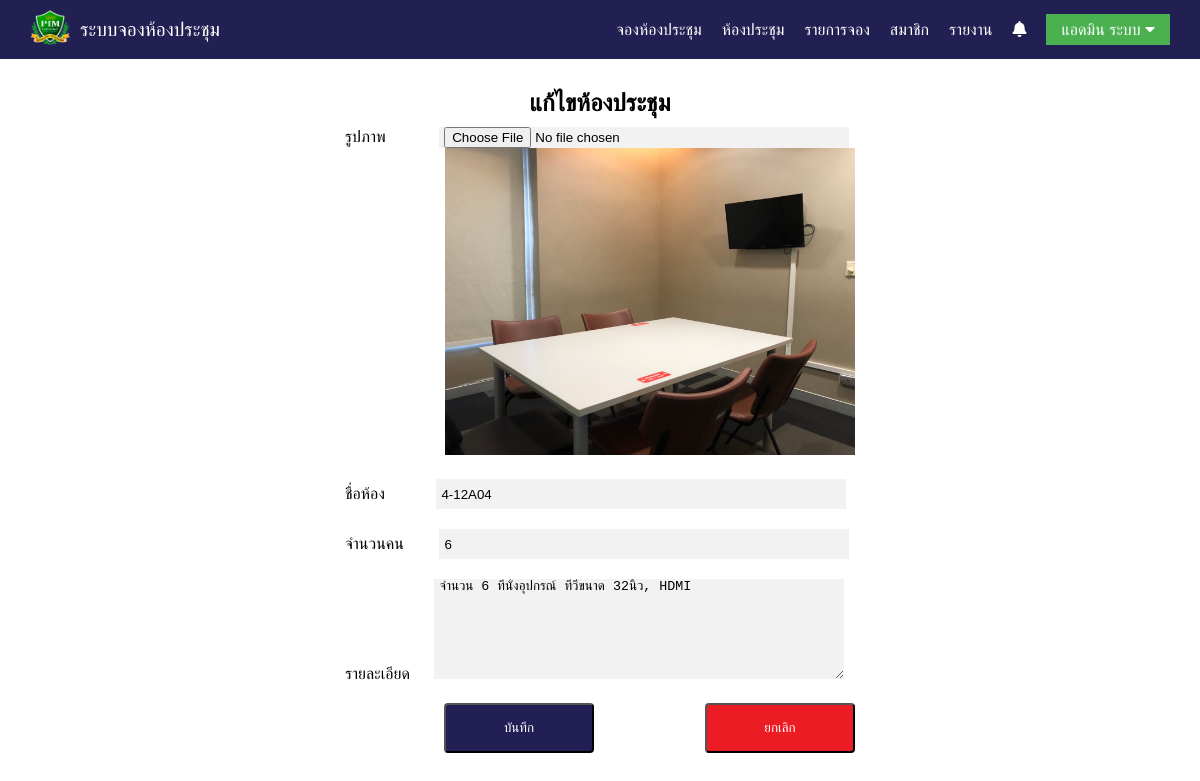
/rooms/index.php?page=setrooms&action=edit&id=3 (signed in), run on the app's committed database.
### tables this page shows
CREATE TABLE `tb_member` (
  `id_member` int(10) NOT NULL,
  `username` varchar(20) NOT NULL,
  `password` varchar(20) NOT NULL,
  `ntitle` varchar(10) NOT NULL,
  `firstname` varchar(50) NOT NULL,
  `surname` varchar(50) NOT NULL,
  `email` varchar(50) NOT NULL,
  `status` varchar(5) NOT NULL,
  `position` varchar(200) NOT NULL,
  `phone` varchar(10) NOT NULL,
  `active` int(1) NOT NULL,
  `login_date` datetime NOT NULL,
  `login_times` int(6) NOT NULL,
  `create_date` datetime NOT NULL
);

CREATE TABLE `tb_rooms` (
  `id_rooms` int(3) NOT NULL,
  `name_rooms` varchar(200) NOT NULL,
  `people_rooms` int(4) NOT NULL,
  `image_rooms` varchar(250) NOT NULL,
  `detail_rooms` text NOT NULL
);

### rooms/index.php (the view, shortened to what this page needs)
<?php
if ($_SESSION['id'] != '') {
    include 'connect.php';
    $sql = "SELECT * FROM tb_member WHERE id_member = '{$_SESSION['id']}' ";
    $rs = $conn->query( $sql )->fetch_assoc() ;
  }
include 'connect.php';
?>
<!DOCTYPE html>
<html lang="en">
<head>
    <link rel="stylesheet" href="css/nav.css">
    <link rel="stylesheet" href="css/footer.css">
    <link rel="stylesheet" href="css/room.css">
    <link rel="stylesheet" href="https://cdnjs.cloudflare.com/ajax/libs/font-awesome/5.15.2/css/all.min.css">
      <link rel="stylesheet" type="text/css" href="https://cdn.datatables.net/v/bs4/dt-1.10.20/datatables.min.css"/>
<link rel="stylesheet" type="text/css" href="https://cdn.datatables.net/responsive/2.2.3/css/responsive.dataTables.min.css">
</head>
<body>
    <nav>
      <ul class="menu">
          <li class="logo"><a class="list" href="index.php?page=home"><img src="images/Logo_PIM.png" alt="PIM Logo"></a></li>
          <li class="brand"><a class="list" href="index.php?page=home">ระบบจองห้องประชุม</a></li>
          <li class="item"><a class="list" href="index.php?page=booking">จองห้องประชุม</a></li>
          <li class="item"><a class="list" href="index.php?page=rooms">ห้องประชุม</a></li>
<?php if ($_SESSION['status'] == 'admin' || $_SESSION['status'] == 'user' || $_SESSION['type'] == 'STUDENT' || $_SESSION['type'] == 'STAFF') {?>
          <li class="item">
            <a class="list" href="index.php?page=mybooking">รายการจอง</a>
          </li>
<?php } ?>
<?php   if ($_SESSION['status'] =='admin')  { ?>
          <li class="item"><a class="list" href="index.php?page=member">สมาชิก</a></li>
          <li class="item"><a class="list" href="index.php?page=report">รายงาน</a></li>
<?php } ?>
<?php if ($_SESSION['id'] != '' || $_SESSION['status'] != '') {?>
	<?php 	if ($_SESSION['status'] == 'admin') {
	$rs2 = $conn->query($sql2)->fetch_assoc();?>
		      <li class="item">
                <a class="list" href="index.php?page=report&report=0"><i class="fas fa-bell"></i></a>
              </li>
	<?php } ?>
      <li class="item out">
        <a class="logout" href="#">
          <span class="user-info">
<?php
echo $rs['title'].$rs['firstname'].'  '.$rs['surname'];
?>
				  </span>
          <i class="ace-icon fa fa-caret-down"></i>
        </a>
      </li>
<?php } else {?>
		      <li class="item-button"><a class="list" href="index.php?page=login">เข้าสู่ระบบ</a></li>
<?php } ?>
      </ul>
  </nav>
<?php if ($_GET['action']=='edit') {
		$meSQL = "SELECT * FROM tb_rooms WHERE id_rooms ='{$_GET['id']}' ";
		$meQuery = $conn->query($meSQL);
    if ($meQuery == TRUE) {
        $meResult = $meQuery->fetch_assoc();
    } else {
        echo $conn->error;
    }
?>
<div class="container">
    <div class="wrap-container">
        <form class="form-horizontal" role="form" name="formregister" method="post" action="rooms\action.php?action=edit" enctype="multipart/form-data">
                <h2 class="editroom">แก้ไขห้องประชุม</h2>
            <div class="container-1-box">
                <label class="Upload" for="Upload">รูปภาพ</label>
                <input class="Upload" type="file" name="Upload" id="Upload" OnChange="showPreview(this)" accept="image/*" value="<?php echo $meResult['image_rooms'];?>">
                <img class="Upload" id="imgAvatar" src="images/<?php echo $meResult['image_rooms'];?>"><p></p>
            </div>
            <div class="container-1-box">
                <label class="Room Name" for="Name">ชื่อห้อง</label>
                <input type="text" name="Name" id="Name" placeholder="" class="long" value="<?php echo $meResult['name_rooms'];?>" required />
            </div>
            <div class="container-1-box">
                <label class="People" for="People">จำนวนคน</label>
                <input type="number" name="People" id="People" placeholder="" class="long" value="<?php echo $meResult['people_rooms'];?>" required />
            </div>
            <div class="container-1-box">
                <label class="Detail">รายละเอียด</label>
                <textarea id="Detail" name="Detail" required><?php echo $meResult['detail_rooms'];?></textarea>
            </div>
            <div class="container-2-box">
                <button class="btn-save" type="submit">บันทึก</button>
                <button class="btn-cancel" type="button" onClick="javascript: window.history.back();">ยกเลิก</button>
            </div>
        </form>
    </div>
</div>
<?php }?>
</body>
</html>

### css/nav.css (style rules this page uses)
* { margin: 0; padding: 0; box-sizing: border-box; width: auto; }
body { font-family: Arial, Helvetica, sans-serif; background: white; width: 100%; }
nav { background: #221f53; padding: 5px 20px; width: 100%; flex-wrap: nowrap; }
.fas.fa-bell { -webkit-animation: ring 4s .7s ease-in-out infinite; -webkit-transform-origin: 50% 4px; -moz-animation: ring 4s .7s ease-in-out infinite; -moz-transform-origin: 50% 4px; animation: ring 4s .7s ease-in-out infinite; transform-origin: 50% 4px; }
ul { list-style-type: none; }
a.list { color: white; text-decoration: none; }
.item a.list { border-bottom: 2px solid transparent; padding-bottom: 8px; transition: all 0.4s ease; }
.menu li { font-size: 16px; padding: 15px 5px; white-space: nowrap; }
li img { padding: 0; width: 40px; height: 35px; }
.menu { display: flex; flex-wrap: wrap; justify-content: space-between; align-items: center; }
.item { width: 100%; order: 2; display: none; }
.menu li { padding: 5px 10px; }
.brand { order: 0; flex: 1; }
li.brand { padding: 0; font-size: larger; }
.item.out a.logout { color: white; text-decoration: none; padding: 7px 15px; background-color: #4BB150; }
@media all and (min-width: 890px) { .menu { justify-content: center; } }
@media all and (min-width: 890px) { .item { display: block; width: auto; } }
@media all and (min-width: 890px) { .logo { order: 0; } }
@media all and (min-width: 890px) { .brand { order: 0; flex: 1; } }
@media all and (min-width: 890px) { .item { order: 1; } }
@media all and (min-width: 890px) { .menu li.item { padding: 0px 10px; } }

### data on the page
tb_member: firstname "แอดมิน", surname "ระบบ"
tb_rooms: image_rooms (picture), Name "4-12A04", People "6", Detail "จำนวน 6 ที่นั่งอุปกรณ์ ทีวีขนาด 32นิ้ว, HDMI"
